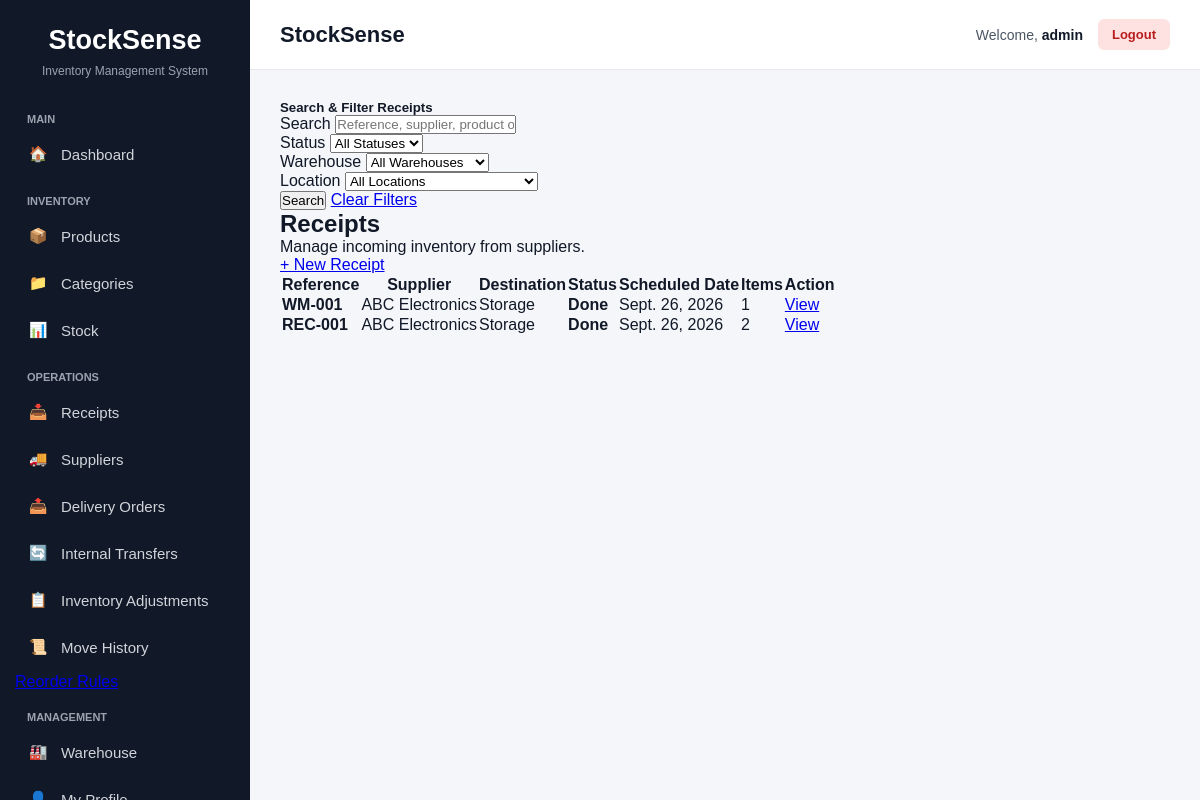
Before: /operations/receipts/ (signed in) with the older database file.
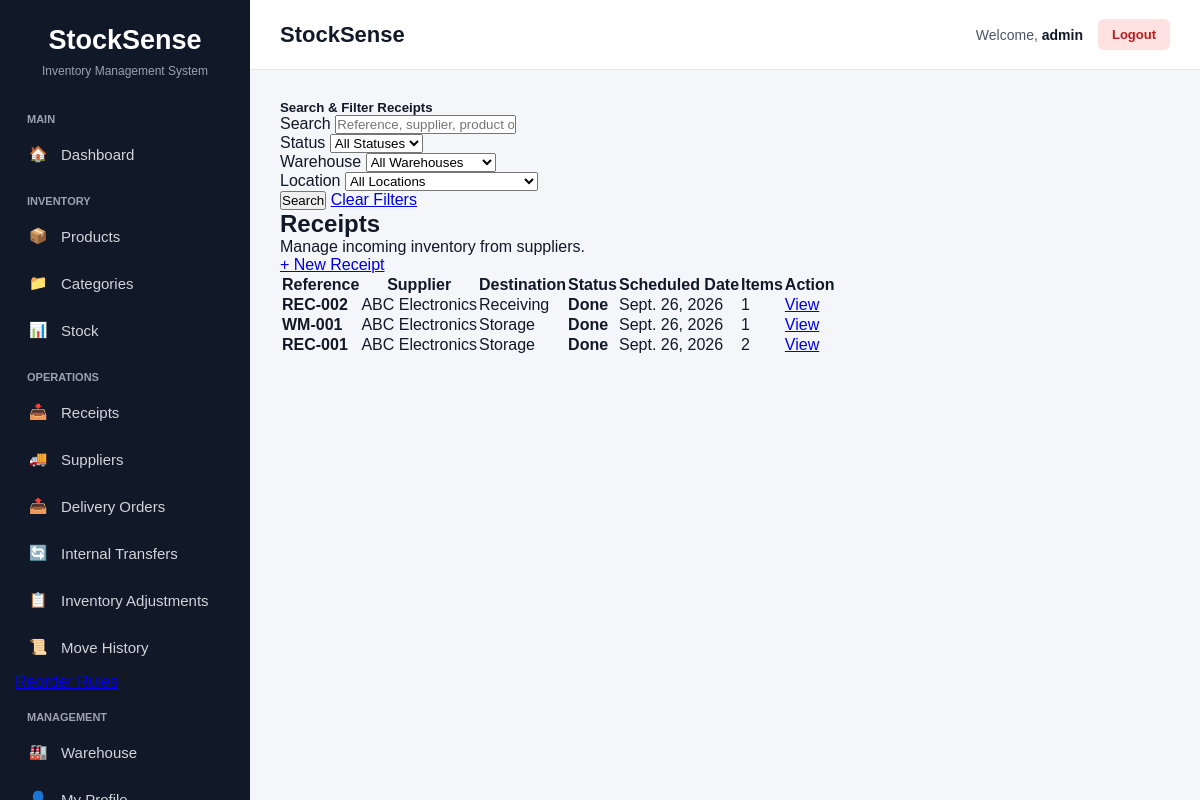
After: the same page with the newer database file.
### operations/models.py (models this page shows, shortened)
class Receipt(models.Model):
    STATUS_CHOICES = [
        ('DRAFT', 'Draft'),
        ('WAITING', 'Waiting'),
        ('READY', 'Ready'),
        ('DONE', 'Done'),
        ('CANCELED', 'Canceled'),
    ]
    reference = models.CharField(
        max_length=50,
        unique=True
    )
    supplier = models.ForeignKey(
        Supplier,
        on_delete=models.PROTECT,
        related_name='receipts'
    )
    destination = models.ForeignKey(
        Location,
        on_delete=models.PROTECT,
        related_name='receipts'
    )
    status = models.CharField(
        max_length=20,
        choices=STATUS_CHOICES,
        default='DRAFT'
    )
    scheduled_date = models.DateField(
        null=True,
        blank=True
    )
    notes = models.TextField(blank=True)
    created_at = models.DateTimeField(auto_now_add=True)
    updated_at = models.DateTimeField(auto_now=True)

class Supplier(models.Model):
    name = models.CharField(max_length=200)
    contact_person = models.CharField(max_length=150, blank=True)
    phone = models.CharField(max_length=20, blank=True)
    email = models.EmailField(blank=True)
    address = models.TextField(blank=True)
    created_at = models.DateTimeField(auto_now_add=True)
    updated_at = models.DateTimeField(auto_now=True)

### warehouse/models.py (models this page shows, shortened)
class Location(models.Model):
    warehouse = models.ForeignKey(
        Warehouse,
        on_delete=models.CASCADE,
        related_name='locations'
    )
    name = models.CharField(max_length=150)
    created_at = models.DateTimeField(auto_now_add=True)
    updated_at = models.DateTimeField(auto_now=True)
    class Meta:
        constraints = [
            models.UniqueConstraint(
                fields=['warehouse', 'name'],
                name='unique_location_per_warehouse'
            )
        ]

### operations/views.py (the view, shortened to what this page needs)
@login_required
def receipt_list(request):
    receipts = Receipt.objects.select_related(
        'supplier',
        'destination',
        'destination__warehouse',
    ).prefetch_related(
        'items__product',
    ).order_by('-created_at')
    search = request.GET.get('search', '').strip()
    status = request.GET.get('status', '').strip()
    warehouse = request.GET.get('warehouse', '').strip()
    location = request.GET.get('location', '').strip()
    if status:
        receipts = receipts.filter(status=status)
    if warehouse:
        receipts = receipts.filter(
            destination__warehouse_id=warehouse
        )
    if location:
        receipts = receipts.filter(
            destination_id=location
        )
    context = {
        'receipts': receipts,
        'search': search,
        'selected_status': status,
        'selected_warehouse': warehouse,
        'selected_location': location,
        'warehouses': Warehouse.objects.all().order_by('name'),
        'locations': Location.objects.select_related(
            'warehouse'
        ).order_by(
            'warehouse__name',
            'name'
        ),
    }
    return render(
        request,
        'operations/receipt_list.html',
        context
    )

### templates/operations/receipt_list.html (shortened to what this page needs)
{% extends 'base.html' %}
{% block content %}
<div class="card shadow-sm mb-4">
    <div class="card-body">
        <h5 class="mb-3">Search & Filter Receipts</h5>
        <form method="get">
            <div class="row g-3">
                <div class="col-md-4">
                    <label class="form-label">
                        Search
                    </label>
                    <input
                        type="text"
                        name="search"
                        value="{{ search }}"
                        class="form-control"
                        placeholder="Reference, supplier, product or SKU"
                    >
                </div>
                <div class="col-md-2">
                    <label class="form-label">
                        Status
                    </label>
                    <select name="status" class="form-control">
                        <option value="">
                            All Statuses
                        </option>
                    </select>
                </div>
                <div class="col-md-3">
                    <label class="form-label">
                        Warehouse
                    </label>
                    <select name="warehouse" class="form-control">
                        <option value="">
                            All Warehouses
                        </option>
                    </select>
                </div>
                <div class="col-md-3">
                    <label class="form-label">
                        Location
                    </label>
                    <select name="location" class="form-control">
                        <option value="">
                            All Locations
                        </option>
                    </select>
                </div>
            </div>
            <div class="mt-3">
                <button type="submit"
                        class="btn btn-primary">
                    Search
                </button>
                <a href="{% url 'operations:receipt_list' %}"
                   class="btn btn-secondary">
                    Clear Filters
                </a>
            </div>
        </form>
    </div>
</div>
<div class="page-header">
    <div>
        <h1>Receipts</h1>
        <p>Manage incoming inventory from suppliers.</p>
    </div>
    <div>
        <a href="{% url 'operations:receipt_create' %}"
           class="btn btn-primary">
            + New Receipt
        </a>
    </div>
</div>
<div class="card">
    <div class="table-responsive">
        <table class="data-table">
            <thead>
                <tr>
                    <th>Reference</th>
                    <th>Supplier</th>
                    <th>Destination</th>
                    <th>Status</th>
                    <th>Scheduled Date</th>
                    <th>Items</th>
                    <th>Action</th>
                </tr>
            </thead>
            <tbody>
                {% for receipt in receipts %}
                <tr>
                    <td>
                        <strong>{{ receipt.reference }}</strong>
                    </td>
                    <td>
                        {{ receipt.supplier.name }}
                    </td>
                    <td>
                        {{ receipt.destination.name }}
                    </td>
                    <td>
                        <strong>{{ receipt.get_status_display }}</strong>
                    </td>
                    <td>
                        {{ receipt.scheduled_date|default:"—" }}
                    </td>
                    <td>
                        {{ receipt.items.all|length }}
                    </td>
                    <td>
                        <a href="{% url 'operations:receipt_detail' receipt.pk %}"
                           class="btn btn-secondary">
                            View
                        </a>
                    </td>
                </tr>
                {% endfor %}
            </tbody>
        </table>
    </div>
</div>
{% endblock %}

Changed rows visible on the page:
added Receipt: reference "REC-002", supplier.name "ABC Electronics", destination.name "Receiving", status "Done", scheduled_date "Sept. 26, 2026", items.all|length "1"
